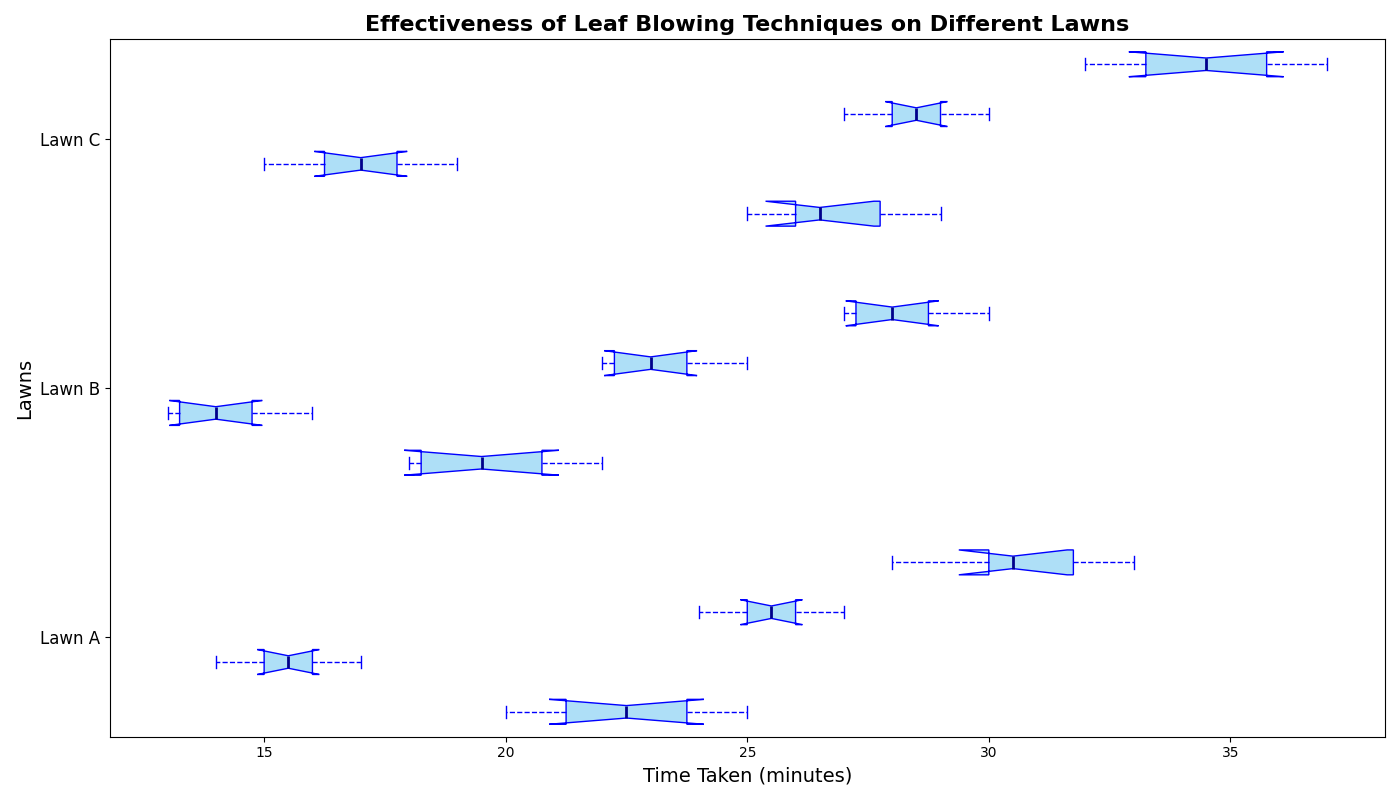

Recreate this plot in Python.
import matplotlib.pyplot as plt
import numpy as np

techniques = ['Sweep', 'Blast', 'Precision', 'Eco Mode']
lawns = ['Lawn A', 'Lawn B', 'Lawn C']

sweep_data = [[20, 22, 23, 21, 24, 25], [18, 20, 18, 21, 19, 22], [25, 27, 26, 28, 26, 29]]
blast_data = [[15, 16, 14, 17, 15, 16], [14, 13, 15, 14, 13, 16], [17, 16, 18, 17, 15, 19]]
precision_data = [[25, 26, 24, 27, 25, 26], [23, 22, 24, 23, 22, 25], [28, 29, 27, 30, 28, 29]]
eco_mode_data = [[30, 32, 28, 31, 30, 33], [28, 27, 29, 28, 27, 30], [35, 34, 32, 36, 33, 37]]

box_data = [
    sweep_data[0], blast_data[0], precision_data[0], eco_mode_data[0],  
    sweep_data[1], blast_data[1], precision_data[1], eco_mode_data[1],  
    sweep_data[2], blast_data[2], precision_data[2], eco_mode_data[2]
]

positions = [1, 2, 3, 4, 6, 7, 8, 9, 11, 12, 13, 14]

fig, ax = plt.subplots(figsize=(14, 8))

boxprops = dict(facecolor='#AEDFF7', color='blue')
whiskerprops = dict(color='blue', linestyle='--')
capprops = dict(color='blue')
flierprops = dict(markerfacecolor='red', marker='o', markersize=8, linestyle='none')
medianprops = dict(color='darkblue', linewidth=2)

ax.boxplot(box_data, positions=positions, patch_artist=True, notch=True, vert=False,
           boxprops=boxprops, whiskerprops=whiskerprops,
           capprops=capprops, flierprops=flierprops,
           medianprops=medianprops)

ax.set_yticks([2.5, 7.5, 12.5])
ax.set_yticklabels(lawns, fontsize=12)
ax.set_ylabel("Lawns", fontsize=14)
ax.set_xlabel("Time Taken (minutes)", fontsize=14)

plt.title("Effectiveness of Leaf Blowing Techniques on Different Lawns", fontsize=16, fontweight='bold')

plt.tight_layout()

plt.show()
